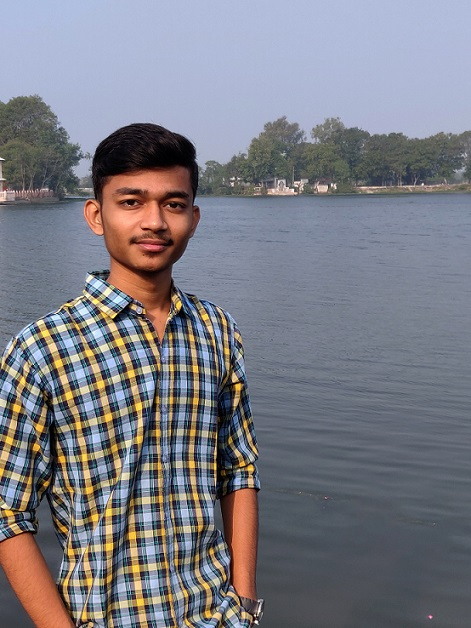
#> input picture Resources/2.jpg, 471 x 628 px, given in place of the camera
$ python scanner_project2.py
#> lines starting #> are read from the running program, lines starting #| are printed output that depends on the picture; after the words box and inside, x2 and y2 are one past the last pixel; in counts of white or black regions, pixels touching at a corner belong together
#> further down, img is the input picture: shape (628, 471, 3); mean B, G, R 132.3, 123.7, 123.6
import cv2
import numpy as np

widthimg = 640
heightimg = 480

cap = cv2.VideoCapture(0)
cap.set(3, widthimg)  # Width(ID=3) of the window
cap.set(4, heightimg)  # Height(ID=4) of the window
cap.set(10, 150)  # Brightness(ID=10)


def stackImages(scale, imgArray):
    rows = len(imgArray)
    cols = len(imgArray[0])
    rowsAvailable = isinstance(imgArray[0], list)
    width = imgArray[0][0].shape[1]
    height = imgArray[0][0].shape[0]
    if rowsAvailable:
        for x in range(0, rows):
            for y in range(0, cols):
                if imgArray[x][y].shape[:2] == imgArray[0][0].shape[:2]:
                    imgArray[x][y] = cv2.resize(imgArray[x][y], (0, 0), None, scale, scale)
                else:
                    imgArray[x][y] = cv2.resize(imgArray[x][y], (imgArray[0][0].shape[1], imgArray[0][0].shape[0]),
                                                None, scale, scale)
                if len(imgArray[x][y].shape) == 2: imgArray[x][y] = cv2.cvtColor(imgArray[x][y], cv2.COLOR_GRAY2BGR)
        imageBlank = np.zeros((height, width, 3), np.uint8)
        hor = [imageBlank] * rows
        hor_con = [imageBlank] * rows
        for x in range(0, rows):
            hor[x] = np.hstack(imgArray[x])
        ver = np.vstack(hor)
    else:
        for x in range(0, rows):
            if imgArray[x].shape[:2] == imgArray[0].shape[:2]:
                imgArray[x] = cv2.resize(imgArray[x], (0, 0), None, scale, scale)
            else:
                imgArray[x] = cv2.resize(imgArray[x], (imgArray[0].shape[1], imgArray[0].shape[0]), None, scale, scale)
            if len(imgArray[x].shape) == 2: imgArray[x] = cv2.cvtColor(imgArray[x], cv2.COLOR_GRAY2BGR)
        hor = np.hstack(imgArray)
        ver = hor
    return ver


def preprocessing(img):
    imggray = cv2.cvtColor(img, cv2.COLOR_BGR2GRAY)
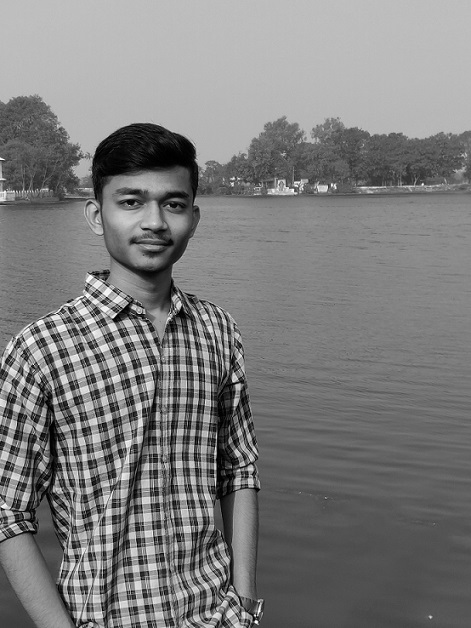
#> imggray: shape (628, 471); min 0, max 255, mean 124.7
    imgblur = cv2.GaussianBlur(imggray, (5, 5), 1)
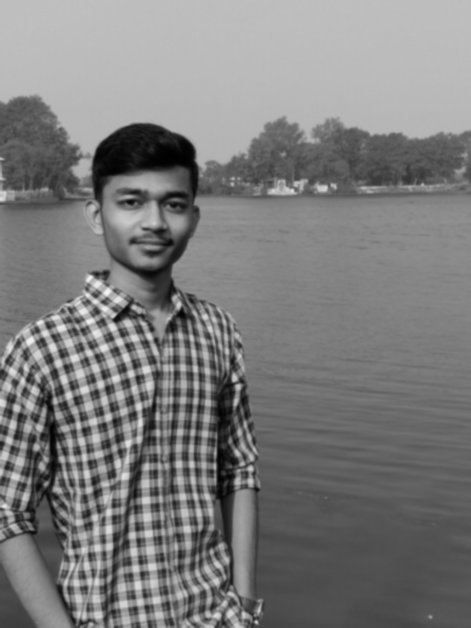
#> imgblur: shape (628, 471); min 0, max 243, mean 124.7
    imgcanny = cv2.Canny(imgblur, 200, 200)
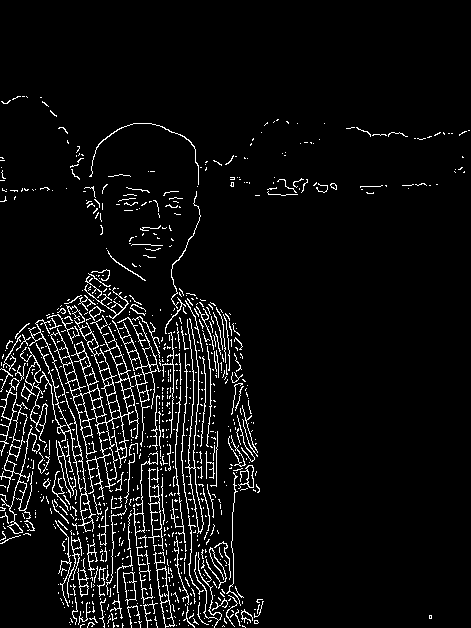
#> imgcanny: shape (628, 471); 5.5% white in thin lines or dots, all inside (x1, y1, x2, y2) = (0, 96, 470, 628)
    kernel = np.ones((5, 5))
    imgdial = cv2.dilate(imgcanny, kernel, iterations=2)
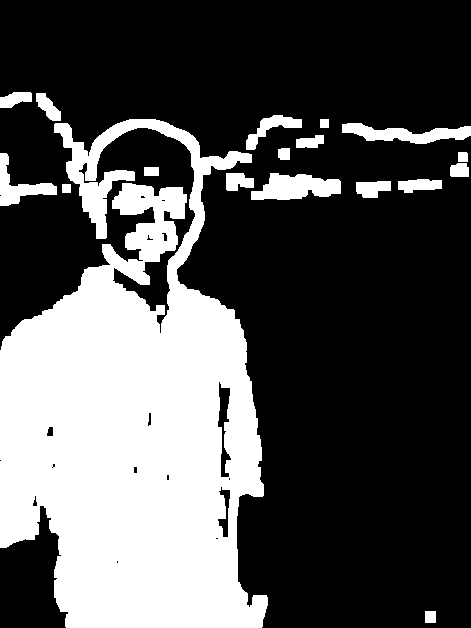
#> imgdial: shape (628, 471); 32% white; 18 white regions, largest, box (x1, y1, x2, y2) and area: (0, 119, 268, 628) 86576, (251, 173, 341, 200) 1681, (342, 123, 471, 144) 1446
    imgthre = cv2.erode(imgdial, kernel, iterations=1)
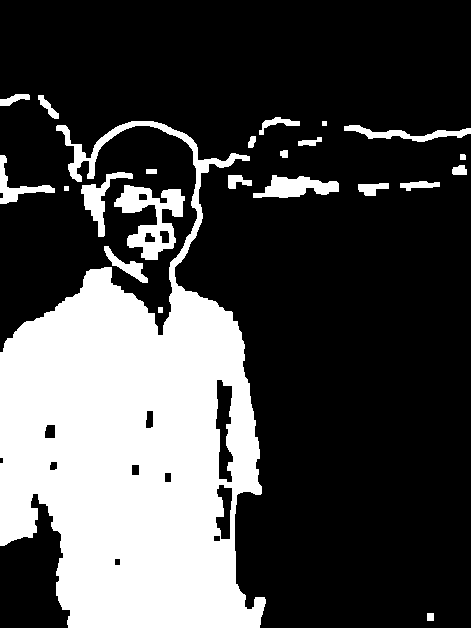
#> imgthre: shape (628, 471); 28.2% white; 23 white regions

    return imgthre


def getContours(img):
    # To find contours of the shape
    contours, heirarchy = cv2.findContours(img, cv2.RETR_EXTERNAL, cv2.CHAIN_APPROX_NONE)
#> contours = 23 contours, 2 with area under 20; largest, box (x1, y1, x2, y2) and area: (0, 121, 266, 628) 75910, (114, 185, 185, 260) 2418, (253, 175, 339, 198) 1072, (81, 172, 133, 237) 844, (344, 125, 471, 142) 672
    biggest = np.array([])
    maxarea = 0
    for cnt in contours:
        area = cv2.contourArea(cnt)

        if area > 500:
            # To draw contours on the image, -1 means all contours from the image
            # cv2.drawContours(imgContour, cnt, -1, (255, 0, 0), 3)
            # To find perimeter of the Shape
            peri = cv2.arcLength(cnt, True)
            # It will give approx shape according to peri, It returns array of points
            approx = cv2.approxPolyDP(cnt, 0.02 * peri, True)
            if area > maxarea and len(approx) == 4:
                biggest = approx
                maxarea = area
#> this loop made 23 passes
#> (area, peri) on passes 5, 8, 10, 13, 18, 20: (2418, 422.4), (1072, 221.3), (843.5, 233.8), (594.5, 213.4), (672, 287.5), (75910, 2406.2)
#> area on passes 1, 2, 3, 6, 7, 9: 42, 20, 426, 223.5, 194, 173
#> after the loop, biggest = empty array; maxarea = 0

            # print(len(approx))
    cv2.drawContours(imgContour, biggest, -1, (255, 0, 0), 15)
    return biggest

    # # To find numbers of corners
    # objCor = len(approx)
    # # It will give points and width,height according to approx
    # x, y, w, h = cv2.boundingRect(approx)


def reorder(mypoints):
    # if len(mypoints) == 4:
    mypoints = mypoints.reshape((4, 2))
    mypointsnew = np.zeros((4, 1, 2), np.int32)
    add = mypoints.sum(axis=1)

    mypointsnew[0] = mypoints[np.argmin(add)]
    mypointsnew[3] = mypoints[np.argmax(add)]

    diff = np.diff(mypoints, axis=1)
    mypointsnew[1] = mypoints[np.argmin(diff)]
    mypointsnew[2] = mypoints[np.argmax(diff)]

    return mypointsnew
    # else:
    #     mypoints = np.float32([[0, 0], [widthimg, 0], [0, heightimg], [widthimg, heightimg]])
    #     return mypoints


def getwarp(img, biggest):
    biggest = reorder(biggest)
    # Array of Points of the original image
    # if len(biggest) == 4:
    pts1 = np.float32(biggest)
    # else:
    #     pts1 = np.float32([[0, 0], [widthimg, 0], [0, heightimg], [widthimg, heightimg]])
    # [[303, 72], [454, 68], [312, 258], [481, 249]]
    # Array of Points of the o/p image to shown
    pts2 = np.float32([[0, 0], [widthimg, 0], [0, heightimg], [widthimg, heightimg]])

    # matrix for the image
    matrix = cv2.getPerspectiveTransform(pts1, pts2)

    # Warp perspective og image
    img_out = cv2.warpPerspective(img, matrix, (widthimg, heightimg))

    return img_out


while True:
    success, img = cap.read()
    cv2.resize(img, (widthimg, heightimg))
    imgContour = img.copy()
    imgthre = preprocessing(img)
    biggest = getContours(imgthre)
#> biggest = empty array
    # print(biggest)
    if biggest.size >= 4:
        warpview = getwarp(img, biggest)

        imgarray = [[img, imgthre],
                    [imgContour, warpview]]
        cv2.imshow("Final Scan", warpview)
    else:
        imgarray = [[img, imgthre],
                    [img, img]]

    stackimages = stackImages(0.6, imgarray)
#> in stackImages, `rows = len(imgArray)`: rows = 2
#> in stackImages, `rowsAvailable = isinstance(imgArray[0], list)`: rowsAvailable = True
#> after the loop in stackImages, `for x in range(0, rows):`: imgArray = 2 items
#> in stackImages, `ver = np.vstack(hor)`:
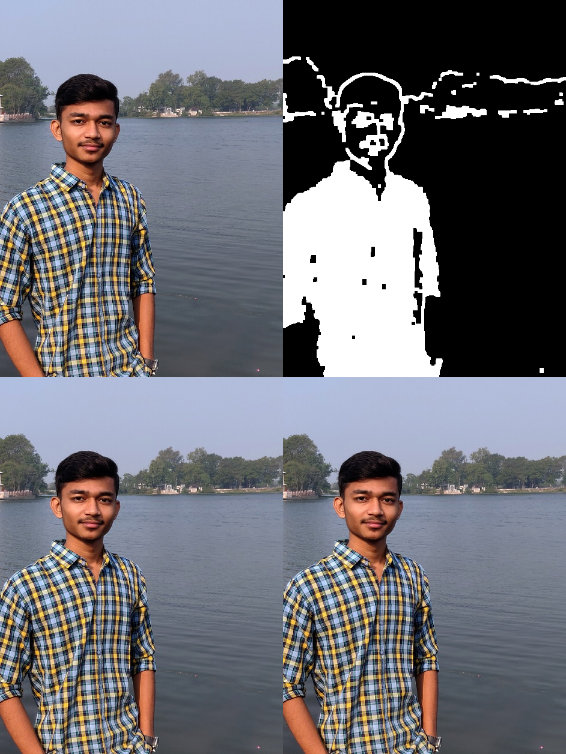
#> ver: shape (754, 566, 3); mean of channels 0, 1, 2 117.1, 110.7, 110.6; drawn as B, G, R

    cv2.imshow("WorkFlow", stackimages)
    # cv2.imshow("Final Scan", warpview)
    if cv2.waitKey(1) & 0xFF == ord('q'):
#> (key q is pressed here)
        break

$ run again, on Resources/face.jpg
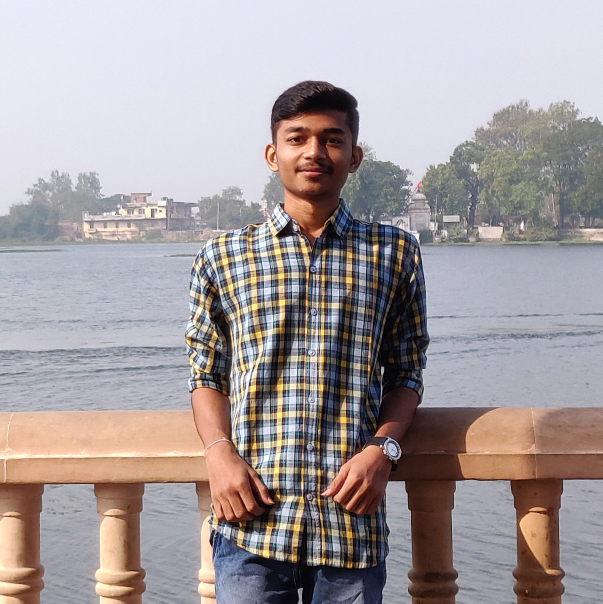
#> input picture Resources/face.jpg, 1206 x 1207 px, given in place of the camera (shown at 1/2 size)
#> img is the input picture: shape (1207, 1206, 3); mean B, G, R 159.1, 157.4, 165.9
#> in preprocessing, `imgcanny = cv2.Canny(imgblur, 200, 200)`:
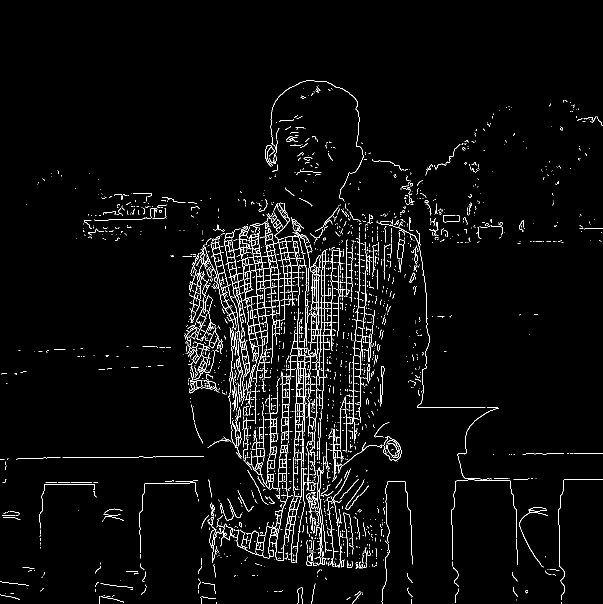
#> imgcanny: shape (1207, 1206) (shown at 1/2 size); 3% white in thin lines or dots, all inside (x1, y1, x2, y2) = (0, 161, 1206, 1207)
#> imgdial: shape (1207, 1206); 23.7% white; 160 white regions, largest, box (x1, y1, x2, y2) and area: (361, 157, 1206, 1207) 273620, (162, 374, 407, 485) 11011, (566, 249, 647, 355) 4342
#> imgthre: shape (1207, 1206); 17.6% white; 189 white regions
#> contours = 180 contours, 26 with area under 20; largest, box (x1, y1, x2, y2) and area: (363, 159, 1206, 1207) 245375, (164, 376, 401, 483) 8001, (759, 960, 827, 1207) 2830, (571, 252, 645, 353) 2398, (30, 910, 410, 921) 1591
#> the loop in getContours, `for cnt in contours:` made 180 passes
#> (area, peri, approx) on passes 48, 51: (1591, 773.5, [[409, 910], [30, 920]]), (675, 335.3, [[1205, 905], [1043, 910]])
#> after the loop in getContours, `for cnt in contours:`: biggest = empty array; maxarea = 0
#> `biggest = getContours(imgthre)`: biggest = empty array
#> rows = 2
#> rowsAvailable = True
#> after the loop in stackImages, `for x in range(0, rows):`: imgArray = 2 items
#> in stackImages, `ver = np.vstack(hor)`:
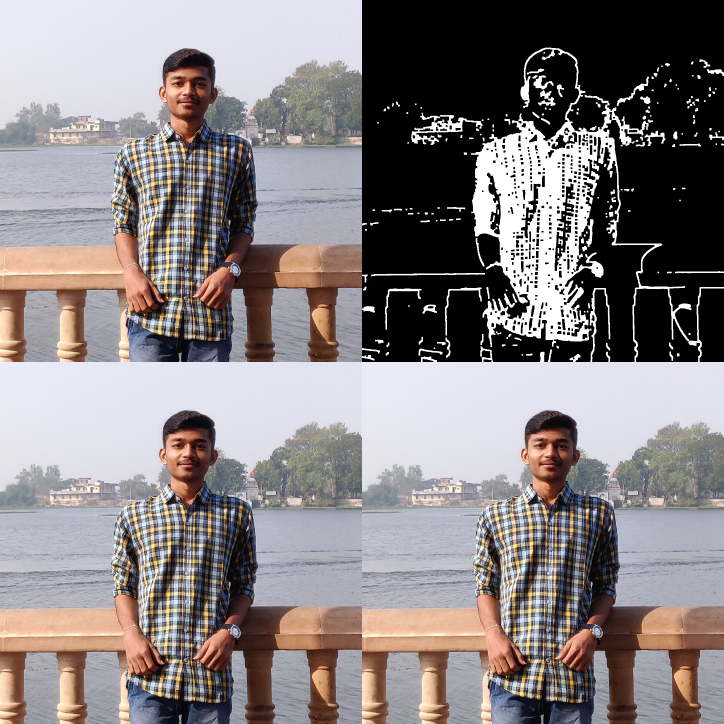
#> ver: shape (1448, 1448, 3) (shown at 1/2 size); mean of channels 0, 1, 2 130.4, 129.2, 135.5; drawn as B, G, R
